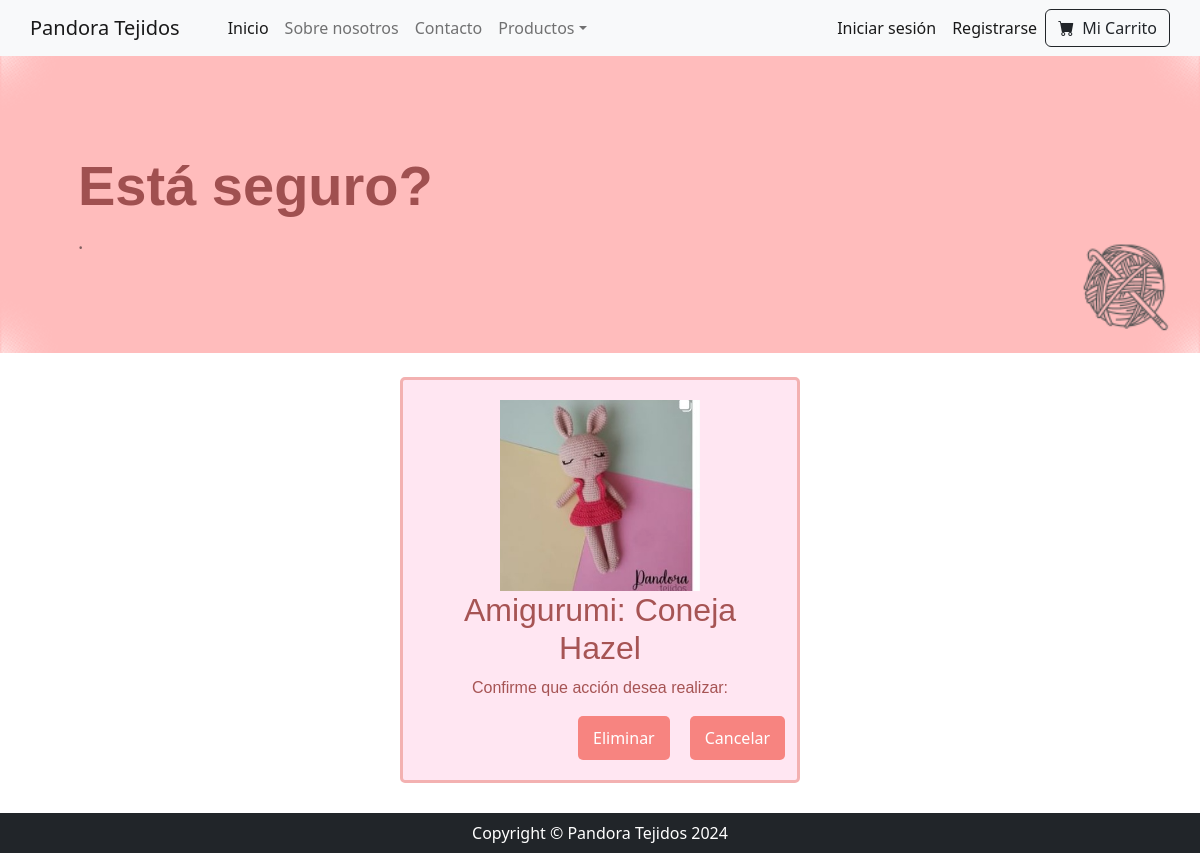
The app's page /pandora/eliminaramigurumi/8 with its own data.
### pandora/models.py (models this page shows, shortened)
class Amigurumis(models.Model):
    nombre = models.CharField(max_length=50)
    imagen = models.ImageField(upload_to='amigurumis/')
    categoria = models.CharField(max_length=50)
    subcategoria = models.CharField(max_length=50)
    precio = models.IntegerField()
    stock = models.IntegerField()
    descripcion = models.TextField()

### pandora/views.py (the view, shortened to what this page needs)
# urls.py: path('eliminaramigurumi/<pk>', AmigurumiDelete.as_view(), name='eliminaramigurumi'),
class AmigurumiDelete(DeleteView):
  model = Amigurumis
  template_name = 'amigurumidelete.html'
  success_url = reverse_lazy('eliminacionexitosa')
  context_object_name = 'amigurumi'

### pandora/templates/amigurumidelete.html
{% extends 'padre.html' %}
{% block cambioencabezado %}
<h6 class="display-4 fw-bolder" style="font-family: 'NombreDeLaFuente', Verdana, Geneva, Tahoma, sans-serif; color: #a05050;">
  Está seguro?
</h6>
<p class="lead fw-normal text-black-50 mb-0">.</p>
{% endblock cambioencabezado %}
{% block cambios1 %}
<br>
<div style="border: 3px solid #f3b1b1; border-radius: 5px; padding: 20px; background-color: #ffe6f2; text-align: center; margin-left: 400px; margin-right: 400px; margin-bottom: 30px;">
  <img src="{{ amigurumi.imagen.url }}" alt="{{ amigurumi.nombre }}" style="width: 200px; height: auto;" class="text-decoration">
  <h2 style="font-family: 'NombreDeLaFuente', Verdana, Geneva, Tahoma, sans-serif; color: #a65454;" class="text-center">Amigurumi: {{ amigurumi.nombre }}</h2>
  <form action="{% url 'eliminaramigurumi' amigurumi.id %}" method="post">{% csrf_token %}
    <p style="font-family: 'NombreDeLaFuente', Verdana, Geneva, Tahoma, sans-serif; color: #a65454;" class="text-center">Confirme que acción desea realizar:</p>
    <div style="display: flex; gap: 20px; margin-left: 155px;">
      <form action="{% url 'eliminacionexitosa' %}" method="post">
          <button style="background-color: #f78480; color: white; border: none; padding: 10px 15px; border-radius: 5px; cursor: pointer;">Eliminar</button>
      </form>
      <form action="{% url 'listaamigurumisadmin' %}" method="get">
          <button style="background-color: #f78480; color: white; border: none; padding: 10px 15px; border-radius: 5px; cursor: pointer;">Cancelar</button>
      </form>
  </div>
</div>
{% endblock cambios1 %}

### records on screen
Amigurumis: imagen (picture), nombre "Coneja Hazel"
